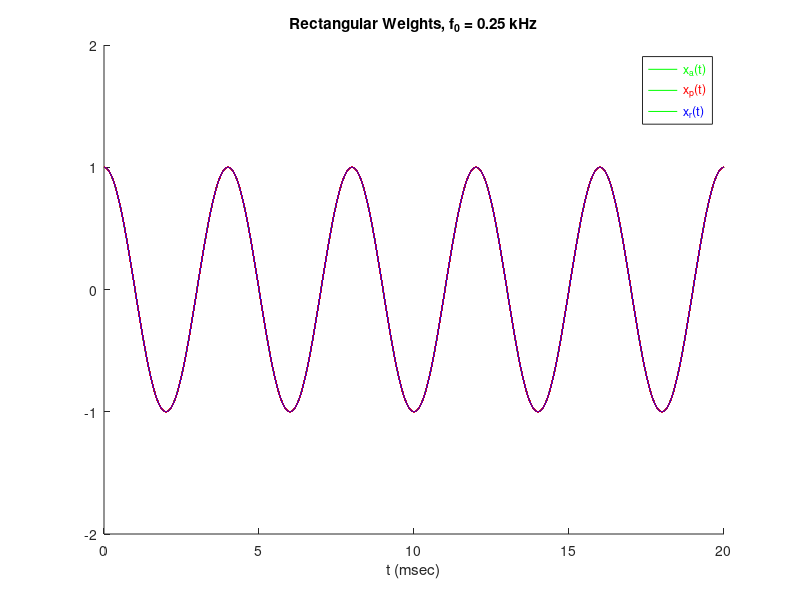
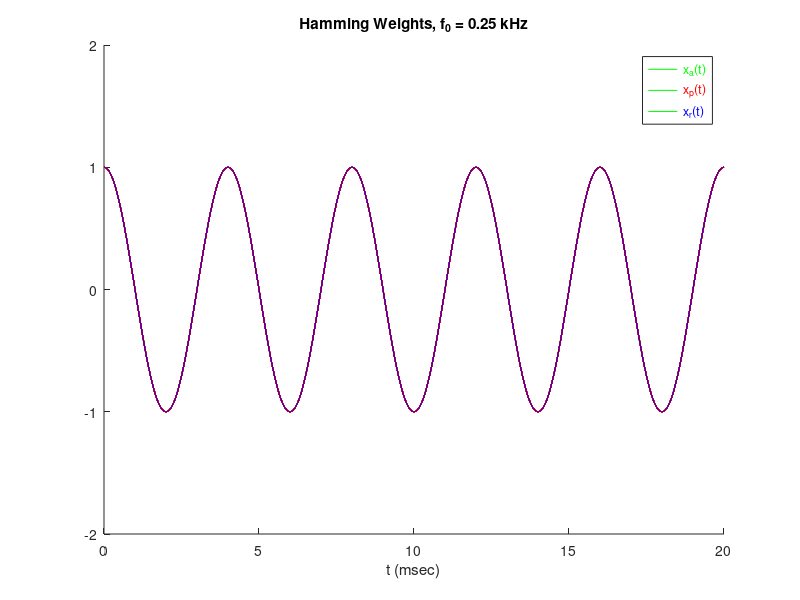

Here is the MATLAB script that generated these plots, in order: (Note: this script raises an error after producing the figures.)
%2.1 Repeat 
fs = 1000;
fo = 0.25;
M = -20:1:20;
t = 0:0.01:20;
Tsample = 1/fs;
[T,M] = meshgrid(t,M);
fm = fo + M.*fs;
wm = 0.54 + 0.46.*cos(pi.*M./20);
Gf = sin(pi.*fm.*Tsample)./(pi.*fm.*Tsample);
Gfo = sin(pi.*fo.*Tsample)./(pi.*fo.*Tsample);
x_a = cos(2.*pi.*fo.*T);
x_p = Gfo.*cos(2.*pi.*fo.*T - pi.*fo.*Tsample);
x_r = sum(Gf.*cos((2.*pi.*fm.*T) - (pi.*fm.*Tsample)));
x_h = sum(wm.*Gf.*cos((2.*pi.*fm.*T) - (pi.*fm.*Tsample)));
 
 
figure();
hold on
plot(t, x_a, 'g');
plot(t, x_p, 'r');
plot(t, x_r, 'b');
title('Rectangular Weights, f_0 = 0.25 kHz');
xlabel('t (msec)');
legend('\color{green}x_a(t)', '\color{red}x_p(t)', '\color{blue}x_r(t)');
ylim([-2 2])
hold off
 
 
figure();
hold on
plot(t, x_a, 'g');
plot(t, x_p, 'r');
plot(t, x_h, 'b');
title('Hamming Weights, f_0 = 0.25 kHz');
xlabel('t (msec)');
legend('\color{green}x_a(t)', '\color{red}x_p(t)', '\color{blue}x_r(t)');
ylim([-2 2])
hold off
 
 
[amax1,amax2] = max(x_p(:));
[bmax1,bmax2] = max(x_a(:));
Attenuation_25kHz = bmax1 - amax1;
PhaseDelay_25kHz = abs((bmax2-amax2+2001)*0.01);
 
 
%2.2 Repeat
[b,a] = butter(6, 2*pi*(1/2), 's');
xf = lsim(b, a, x_h, t);
[maxval,loc1] = max(xf);
timeDelay_xf_25 = abs(0.9745-maxval)
Hpost = @(f_init) polyval(b, 2*pi*i*f_init)./polyval(a,2*pi*j*f_init);
tau = @(f_init) angle(Hpost(f_init))./(2.*pi.*f_init);
phaseDelay_xf_25 = -1*tau(fo)
 
 
%2.3 Repeat
mNew = [0 1 2 3];
f_init = [0:4000]./1000;
f1_m = fo + mNew.*fs;
G_f_init = sin(pi.*f_init.*Tsample)./(pi.*f_init.*Tsample);
Gf1_m = sin(pi.*f1_m.*Tsample)./(pi.*f1_m.*Tsample);
 
 
figure()
stem(f1_m,abs(Gf1_m),'filled');
hold on;
plot(f_init, abs(G_f_init), 'g', f_init,abs(Hpost(f_init)), 'k', f_init,abs(Hpost(f_init).*G_f_init), 'r');
title('reconstruction stages, f_0 = 0.25 kHz')
xlabel('f(kHz)')
ylabel('magnitude')
legend('staircase output','|H_s_t_a_i_r(f)|','|H_p_o_s_t(f)|','H_s_t_a_i_r(f)*H_p_o_s_t(f)')
grid on;
hold off;
 
 
figure()
hold on
stem(f1_m,abs(Gf1_m.*Hpost(f1_m)),'filled','r');
hold on;
plot(f_init, abs(G_f_init), 'g', f_init,abs(Hpost(f_init)), 'k', f_init,abs(Hpost(f_init).*G_f_init), 'r');
title('reconstruction stages, f_0 = 0.25 kHz')
xlabel('f(kHz)')
ylabel('magnitude')
legend('staircase output','|H_s_t_a_i_r(f)|','|H_p_o_s_t(f)|','H_s_t_a_i_r(f)*H_p_o_s_t(f)')
grid on;
hold off;
 
 
figure()
hold on
plot(t, x_a, 'gr', t, x_p, 'r', t, x_h, 'b', t, xf, 'k');
title('postfilter output, f_0 = 0.25 kHz');
xlabel('t(msec)');
legend('\color{green}x_a(t)', '\color{red}x_p(t)', '\color{blue}x_r(t)', '\color{black}x_f(t)');
grid on;
ylim([-2 2])

























